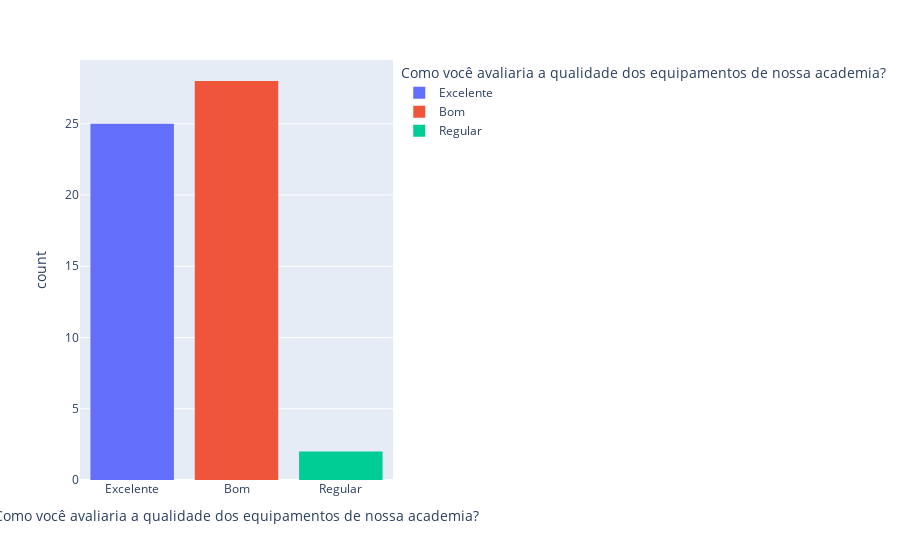
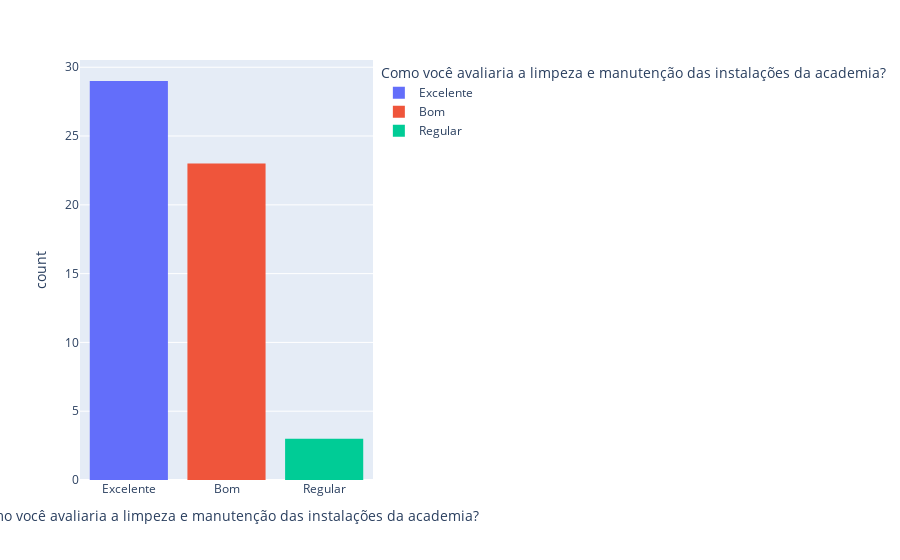
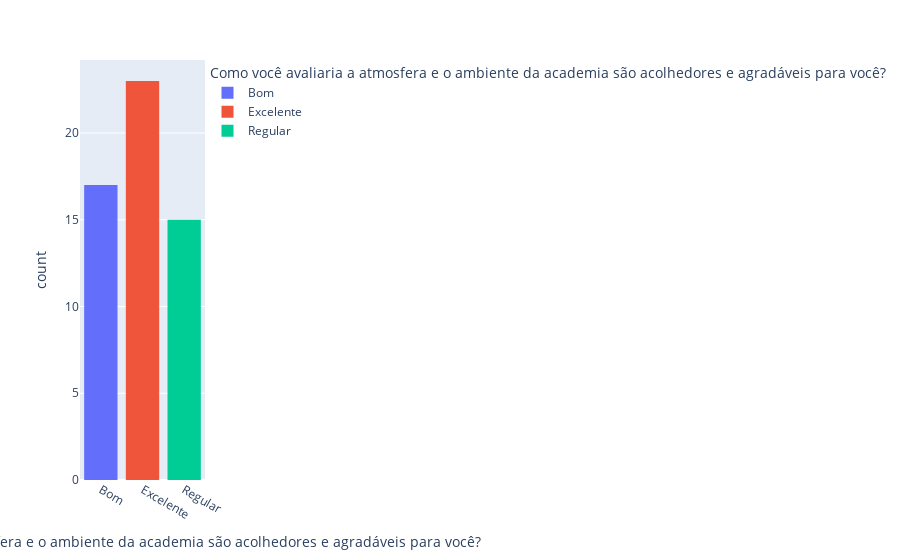
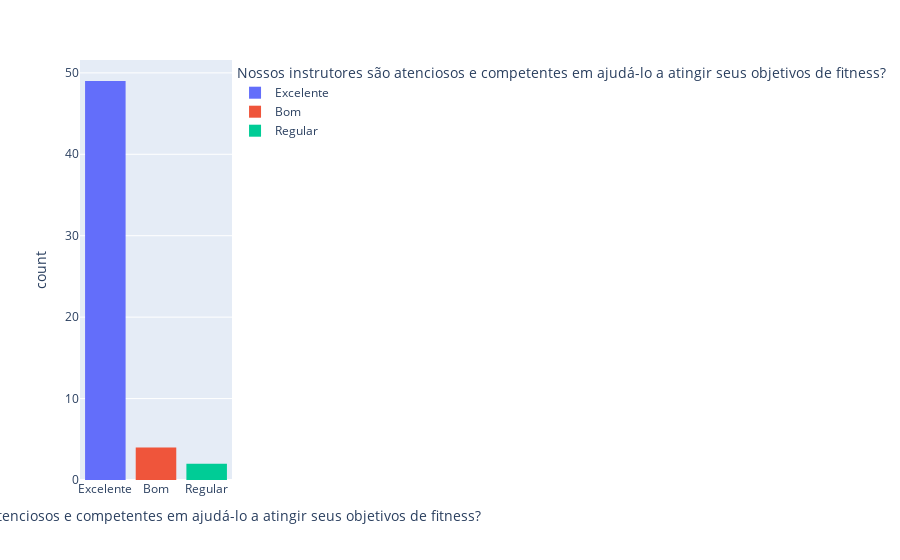

Notebook code for these charts, in order:
### Markdown cell above
- ### Criação dos gráficos / Dashboards das perguntas de multipla escolha

### Code cell
# Importação do plotly.express para a criação de gráficos do tipo Histograma
  # Instalar o nbformat para a utilização da versão mais atual: pip install nbformat
import plotly.express as px
df_perguntasObjetivas = df_AvaliacaoClientes.drop(columns=['Carimbo de data/hora','Nome completo',
                                                        'Oque você melhoraria na academia?'])

if not os.path.exists('report'):
  os.makedirs('report\\graphics')
  os.makedirs('report\\text')
else:
  print('Caminhos já criados.')

# Cria um grafico para cada coluna
for colunas in df_perguntasObjetivas.columns:
  grafico = px.histogram(df_perguntasObjetivas,x=colunas, color=colunas)
  grafico.show()
  display(df_perguntasObjetivas[colunas].value_counts(normalize=True).map('{:.2%}'.format))
  print('\n')

### Figure 1 — Plotly figure (JSON) as saved in the notebook; plotly's stock layout.template omitted (floating-point values rounded to 4 significant figures)
{"data": [{"alignmentgroup": "True", "bingroup": "x", "hovertemplate": "Como você avaliaria a qualidade dos equipamentos de nossa academia?=%{x}<br>count=%{y}<extra></extra>", "legendgroup": "Excelente", "marker": {"color": "#636efa", "pattern": {"shape": ""}}, "name": "Excelente", "offsetgroup": "Excelente", "orientation": "v", "showlegend": true, "type": "histogram", "x": ["Excelente", "Excelente", "Excelente", "Excelente", "Excelente", "Excelente", "Excelente", "Excelente", "Excelente", "Excelente", "Excelente", "Excelente", "Excelente", "Excelente", "Excelente", "Excelente", "Excelente", "Excelente", "Excelente", "Excelente", "Excelente", "Excelente", "Excelente", "Excelente", "Excelente"], "xaxis": "x", "yaxis": "y"}, {"alignmentgroup": "True", "bingroup": "x", "hovertemplate": "Como você avaliaria a qualidade dos equipamentos de nossa academia?=%{x}<br>count=%{y}<extra></extra>", "legendgroup": "Bom", "marker": {"color": "#EF553B", "pattern": {"shape": ""}}, "name": "Bom", "offsetgroup": "Bom", "orientation": "v", "showlegend": true, "type": "histogram", "x": ["Bom", "Bom", "Bom", "Bom", "Bom", "Bom", "Bom", "Bom", "Bom", "Bom", "Bom", "Bom", "Bom", "Bom", "Bom", "Bom", "Bom", "Bom", "Bom", "Bom", "Bom", "Bom", "Bom", "Bom", "Bom", "Bom", "Bom", "Bom"], "xaxis": "x", "yaxis": "y"}, {"alignmentgroup": "True", "bingroup": "x", "hovertemplate": "Como você avaliaria a qualidade dos equipamentos de nossa academia?=%{x}<br>count=%{y}<extra></extra>", "legendgroup": "Regular", "marker": {"color": "#00cc96", "pattern": {"shape": ""}}, "name": "Regular", "offsetgroup": "Regular", "orientation": "v", "showlegend": true, "type": "histogram", "x": ["Regular", "Regular"], "xaxis": "x", "yaxis": "y"}], "layout": {"barmode": "relative", "legend": {"title": {"text": "Como você avaliaria a qualidade dos equipamentos de nossa academia?"}, "tracegroupgap": 0}, "margin": {"t": 60}, "xaxis": {"anchor": "y", "categoryarray": ["Excelente", "Bom", "Regular"], "categoryorder": "array", "domain": [0, 1], "title": {"text": "Como você avaliaria a qualidade dos equipamentos de nossa academia?"}}, "yaxis": {"anchor": "x", "domain": [0, 1], "title": {"text": "count"}}}}

### Figure 2 — Plotly figure (JSON) as saved in the notebook; plotly's stock layout.template omitted (floating-point values rounded to 4 significant figures)
{"data": [{"alignmentgroup": "True", "bingroup": "x", "hovertemplate": "Como você avaliaria a limpeza e manutenção das instalações da academia?=%{x}<br>count=%{y}<extra></extra>", "legendgroup": "Excelente", "marker": {"color": "#636efa", "pattern": {"shape": ""}}, "name": "Excelente", "offsetgroup": "Excelente", "orientation": "v", "showlegend": true, "type": "histogram", "x": ["Excelente", "Excelente", "Excelente", "Excelente", "Excelente", "Excelente", "Excelente", "Excelente", "Excelente", "Excelente", "Excelente", "Excelente", "Excelente", "Excelente", "Excelente", "Excelente", "Excelente", "Excelente", "Excelente", "Excelente", "Excelente", "Excelente", "Excelente", "Excelente", "Excelente", "Excelente", "Excelente", "Excelente", "Excelente"], "xaxis": "x", "yaxis": "y"}, {"alignmentgroup": "True", "bingroup": "x", "hovertemplate": "Como você avaliaria a limpeza e manutenção das instalações da academia?=%{x}<br>count=%{y}<extra></extra>", "legendgroup": "Bom", "marker": {"color": "#EF553B", "pattern": {"shape": ""}}, "name": "Bom", "offsetgroup": "Bom", "orientation": "v", "showlegend": true, "type": "histogram", "x": ["Bom", "Bom", "Bom", "Bom", "Bom", "Bom", "Bom", "Bom", "Bom", "Bom", "Bom", "Bom", "Bom", "Bom", "Bom", "Bom", "Bom", "Bom", "Bom", "Bom", "Bom", "Bom", "Bom"], "xaxis": "x", "yaxis": "y"}, {"alignmentgroup": "True", "bingroup": "x", "hovertemplate": "Como você avaliaria a limpeza e manutenção das instalações da academia?=%{x}<br>count=%{y}<extra></extra>", "legendgroup": "Regular", "marker": {"color": "#00cc96", "pattern": {"shape": ""}}, "name": "Regular", "offsetgroup": "Regular", "orientation": "v", "showlegend": true, "type": "histogram", "x": ["Regular", "Regular", "Regular"], "xaxis": "x", "yaxis": "y"}], "layout": {"barmode": "relative", "legend": {"title": {"text": "Como você avaliaria a limpeza e manutenção das instalações da academia?"}, "tracegroupgap": 0}, "margin": {"t": 60}, "xaxis": {"anchor": "y", "categoryarray": ["Excelente", "Bom", "Regular"], "categoryorder": "array", "domain": [0, 1], "title": {"text": "Como você avaliaria a limpeza e manutenção das instalações da academia?"}}, "yaxis": {"anchor": "x", "domain": [0, 1], "title": {"text": "count"}}}}

### Figure 3 — Plotly figure (JSON) as saved in the notebook; plotly's stock layout.template omitted (floating-point values rounded to 4 significant figures)
{"data": [{"alignmentgroup": "True", "bingroup": "x", "hovertemplate": "Como você avaliaria a atmosfera e o ambiente da academia são acolhedores e agradáveis para você?=%{x}<br>count=%{y}<extra></extra>", "legendgroup": "Bom", "marker": {"color": "#636efa", "pattern": {"shape": ""}}, "name": "Bom", "offsetgroup": "Bom", "orientation": "v", "showlegend": true, "type": "histogram", "x": ["Bom", "Bom", "Bom", "Bom", "Bom", "Bom", "Bom", "Bom", "Bom", "Bom", "Bom", "Bom", "Bom", "Bom", "Bom", "Bom", "Bom"], "xaxis": "x", "yaxis": "y"}, {"alignmentgroup": "True", "bingroup": "x", "hovertemplate": "Como você avaliaria a atmosfera e o ambiente da academia são acolhedores e agradáveis para você?=%{x}<br>count=%{y}<extra></extra>", "legendgroup": "Excelente", "marker": {"color": "#EF553B", "pattern": {"shape": ""}}, "name": "Excelente", "offsetgroup": "Excelente", "orientation": "v", "showlegend": true, "type": "histogram", "x": ["Excelente", "Excelente", "Excelente", "Excelente", "Excelente", "Excelente", "Excelente", "Excelente", "Excelente", "Excelente", "Excelente", "Excelente", "Excelente", "Excelente", "Excelente", "Excelente", "Excelente", "Excelente", "Excelente", "Excelente", "Excelente", "Excelente", "Excelente"], "xaxis": "x", "yaxis": "y"}, {"alignmentgroup": "True", "bingroup": "x", "hovertemplate": "Como você avaliaria a atmosfera e o ambiente da academia são acolhedores e agradáveis para você?=%{x}<br>count=%{y}<extra></extra>", "legendgroup": "Regular", "marker": {"color": "#00cc96", "pattern": {"shape": ""}}, "name": "Regular", "offsetgroup": "Regular", "orientation": "v", "showlegend": true, "type": "histogram", "x": ["Regular", "Regular", "Regular", "Regular", "Regular", "Regular", "Regular", "Regular", "Regular", "Regular", "Regular", "Regular", "Regular", "Regular", "Regular"], "xaxis": "x", "yaxis": "y"}], "layout": {"barmode": "relative", "legend": {"title": {"text": "Como você avaliaria a atmosfera e o ambiente da academia são acolhedores e agradáveis para você?"}, "tracegroupgap": 0}, "margin": {"t": 60}, "xaxis": {"anchor": "y", "categoryarray": ["Bom", "Excelente", "Regular"], "categoryorder": "array", "domain": [0, 1], "title": {"text": "Como você avaliaria a atmosfera e o ambiente da academia são acolhedores e agradáveis para você?"}}, "yaxis": {"anchor": "x", "domain": [0, 1], "title": {"text": "count"}}}}

### Figure 4 — Plotly figure (JSON) as saved in the notebook; plotly's stock layout.template omitted (floating-point values rounded to 4 significant figures)
{"data": [{"alignmentgroup": "True", "bingroup": "x", "hovertemplate": "Nossos instrutores são atenciosos e competentes em ajudá-lo a atingir seus objetivos de fitness?=%{x}<br>count=%{y}<extra></extra>", "legendgroup": "Excelente", "marker": {"color": "#636efa", "pattern": {"shape": ""}}, "name": "Excelente", "offsetgroup": "Excelente", "orientation": "v", "showlegend": true, "type": "histogram", "x": ["Excelente", "Excelente", "Excelente", "Excelente", "Excelente", "Excelente", "Excelente", "Excelente", "Excelente", "Excelente", "Excelente", "Excelente", "Excelente", "Excelente", "Excelente", "Excelente", "Excelente", "Excelente", "Excelente", "Excelente", "Excelente", "Excelente", "Excelente", "Excelente", "Excelente", "Excelente", "Excelente", "Excelente", "Excelente", "Excelente", "Excelente", "Excelente", "Excelente", "Excelente", "Excelente", "Excelente", "Excelente", "Excelente", "Excelente", "Excelente", "Excelente", "Excelente", "Excelente", "Excelente", "Excelente", "Excelente", "Excelente", "Excelente", "Excelente"], "xaxis": "x", "yaxis": "y"}, {"alignmentgroup": "True", "bingroup": "x", "hovertemplate": "Nossos instrutores são atenciosos e competentes em ajudá-lo a atingir seus objetivos de fitness?=%{x}<br>count=%{y}<extra></extra>", "legendgroup": "Bom", "marker": {"color": "#EF553B", "pattern": {"shape": ""}}, "name": "Bom", "offsetgroup": "Bom", "orientation": "v", "showlegend": true, "type": "histogram", "x": ["Bom", "Bom", "Bom", "Bom"], "xaxis": "x", "yaxis": "y"}, {"alignmentgroup": "True", "bingroup": "x", "hovertemplate": "Nossos instrutores são atenciosos e competentes em ajudá-lo a atingir seus objetivos de fitness?=%{x}<br>count=%{y}<extra></extra>", "legendgroup": "Regular", "marker": {"color": "#00cc96", "pattern": {"shape": ""}}, "name": "Regular", "offsetgroup": "Regular", "orientation": "v", "showlegend": true, "type": "histogram", "x": ["Regular", "Regular"], "xaxis": "x", "yaxis": "y"}], "layout": {"barmode": "relative", "legend": {"title": {"text": "Nossos instrutores são atenciosos e competentes em ajudá-lo a atingir seus objetivos de fitness?"}, "tracegroupgap": 0}, "margin": {"t": 60}, "xaxis": {"anchor": "y", "categoryarray": ["Excelente", "Bom", "Regular"], "categoryorder": "array", "domain": [0, 1], "title": {"text": "Nossos instrutores são atenciosos e competentes em ajudá-lo a atingir seus objetivos de fitness?"}}, "yaxis": {"anchor": "x", "domain": [0, 1], "title": {"text": "count"}}}}
